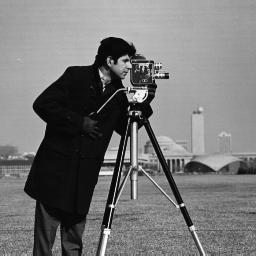
#> input picture Assignment2/image.jpg, 256 x 256 px
$ python KesarShrivastava_2019051_code.py
#> lines starting #> are read from the running program, lines starting #| are printed output that depends on the picture
"""
Name: Kesar Shrivastava
Roll number: 2019051
"""

# Import the necessary libraries
from math import *
from PIL import Image
import numpy as np
from matplotlib import pyplot as plt

# Q3
print()
print("Solution to 3 goes here: ")

# input the path of the image
print()
path = input("Enter the path of the image: ")
#> the answer given: ../image.jpg

# load the image and convert into
# numpy array
img = Image.open(path)
#> img is the input picture: PIL image 256x256 L; min 0, max 255, mean 118.7
img.show(title = "Input Image")
matrix = np.asarray(img)

# Plotting normalised histogram of the input image
gg = np.ndarray.flatten(np.array(matrix))
plt.hist(gg, bins = 256, density = True, label = "Normalised Histogram")
plt.legend()
plt.xlabel("Input Intensity Level")
plt.ylabel("Normalised Value of Occurence")
plt.title("Histogram of Input Image")
plt.show()
#> figure, not shown here; tallest bar 0.0252 high, from x = 13.95 to 14.94

# Plotting cdf for input image
count, bins_count = np.histogram(gg, bins=256)
#> count = 256 values, max 1644 at index 14, min 2 at index 252, mean 256; bins_count = 257 values from 0 to 255
pdf = count / sum(count)
#> pdf = 256 values, max 0.0251 at index 14, min 3.05e-05 at index 252, mean 0.00391
cdf = np.cumsum(pdf)
#> cdf = 256 values from 0.00253 to 1
plt.plot(bins_count[1:], cdf,".g", label="CDF (input)")
plt.xlabel("Input Intensity Level")
plt.ylabel("H(r)")
plt.title("CDF of Input Image")
plt.legend()
plt.show()
#> figure, not shown here; curve peaks at x = 255, y = 1

nk = []
pk = {}
total = 65536
# Iterate for each pixel value
for px_val in range(256):
    indices = np.where(matrix==px_val)
    numOfIndices = np.size(indices)
    numOfIndices = numOfIndices/2
    nk.append(numOfIndices)
    pk[px_val] = numOfIndices/total
#> this loop made 256 passes
#> (indices, numOfIndices) on passes 1 to 3: (166 positions, rows 39 to 226, columns 26 to 189, 166), (54 positions, rows 49 to 203, columns 28 to 166, 54), (58 positions, rows 50 to 252, columns 34 to 175, 58)
#> after the loop, nk has the same summary as count; pk = 256 items

for i in range(1,256):
    pk[i] = pk[i]+pk[i-1]

for i in range(256):
    pk[i] = 255*pk[i]

# print(pk)
for i in range(256):
    pk[i] = round(pk[i])

new_matrix = np.ones((256,256))*-1
# print(pk)

for i in range(256):
    indices = np.where(matrix==i)
    size = np.size(indices)/2
    for j in range(int(size)):
        x = indices[0][j]
        y = indices[1][j]

        new_matrix[x][y] = pk[i]
#> this loop made 256 passes
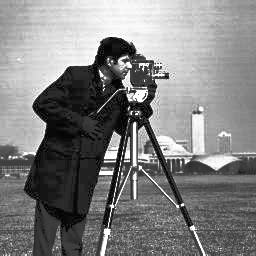
#> new_matrix: shape (256, 256) float64; min 1, max 255, mean 128.7

img_new = Image.fromarray(new_matrix)
img_new.show(title = "Equalized Image")

nk = []
# Iterate for each pixel value
for px_val in range(256):
    indices = np.where(new_matrix==px_val)
    numOfIndices = np.size(indices)
    numOfIndices = numOfIndices/2
    nk.append(numOfIndices)
#> this loop made 256 passes
#> (indices, numOfIndices) on passes 1 to 3: ((empty array, empty array), 0), (360 positions, rows 39 to 252, columns 26 to 190, 360), (242 positions, rows 40 to 250, columns 26 to 190, 242)
#> after the loop, nk = 256 values, max 1644 at index 33, min 0 at index 0, mean 256

# Plotting normalised histogram of equalised image
gg = np.ndarray.flatten(np.array(new_matrix))
plt.hist(gg, bins = 256, density = True, label="Normalised Histogram")
plt.legend()
plt.xlabel("Equalised Image Intensity Level")
plt.ylabel("Normalised Value of Occurence")
plt.title("Higtogram of Equalised Image")
plt.show()
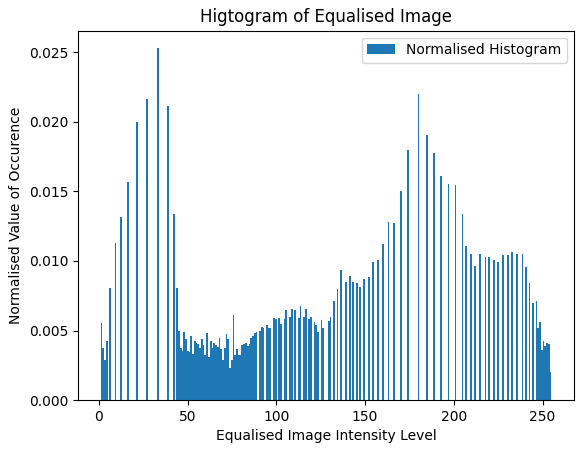
#> figure drawn by matplotlib, 1 panel; tallest bar 0.0253 high, from x = 32.75 to 33.74

# Plotting cdf for output image
count, bins_count = np.histogram(gg, bins=256)
#> count = 256 values, max 1644 at index 32, min 0 at index 4, mean 256; bins_count = 257 values from 1 to 255
pdf = count / sum(count)
#> pdf = 256 values, max 0.0251 at index 32, min 0 at index 4, mean 0.00391
cdf = np.cumsum(pdf)
#> cdf = 256 values from 0.00549 to 1
plt.plot(bins_count[1:], cdf,".g", label="CDF (output)")
plt.legend()
plt.xlabel("Output Intensity Level")
plt.ylabel("G(s)")
plt.title("CDF of Equalised Image")
plt.show()
#> figure, not shown here; curve peaks at x = 255, y = 1

# Q4
print()
print("Solution to 4 goes here: ")

# input the path of the image
print()
path = input("Enter the path of the image: ")
#> the answer given: ../image.jpg

# load the image and convert into
# numpy array
img = Image.open(path)
img.show()

matrix = np.asarray(img)

# Plotting normalised histogram of the input image
gg = np.ndarray.flatten(np.array(matrix))
plt.hist(gg, bins = 256, density = True, label = "Normalised Histogram")
plt.legend()
plt.xlabel("Input Intensity Level")
plt.ylabel("Normalised Value of Occurence")
plt.title("Histogram of Input Image")
plt.show()


# Plotting cdf for input image
count, bins_count = np.histogram(gg, bins=256)
#> count = 256 values, max 1644 at index 14, min 2 at index 252, mean 256; bins_count = 257 values from 0 to 255
pdf = count / sum(count)
#> pdf = 256 values, max 0.0251 at index 14, min 3.05e-05 at index 252, mean 0.00391
cdf = np.cumsum(pdf)
#> cdf = 256 values from 0.00253 to 1
plt.plot(bins_count[1:], cdf,".g", label="CDF (input)")
plt.xlabel("Input Intensity Level")
plt.ylabel("H(r)")
plt.title("CDF of Input Image")
plt.legend()
plt.show()

# matrix = matrix*(1.0)

# gamma transformatin
# c = 255/(max(np.amax(matrix))**(0.5))
max_val = np.amax(matrix)
#> max_val = 255
gamma = 0.5
c = 255/(max_val**gamma)
#> c = 15.97
# print(c)

gamma_matrix = c*(matrix**(0.5))
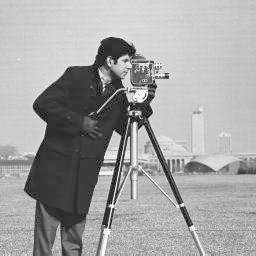
#> gamma_matrix: shape (256, 256) float64; min 0, max 255, mean 163.6

for i in range(256):
    for j in range(256):
        gamma_matrix[i][j] = round(gamma_matrix[i][j])

img_gamma = Image.fromarray(gamma_matrix)
img_gamma.show()

# Plotting normalised histogram of the target image
gg = np.ndarray.flatten(np.array(gamma_matrix))
plt.hist(gg, bins = 256, density = True, label = "Normalised Histogram")
plt.legend()
plt.xlabel("Target Image Intensity Level")
plt.ylabel("Normalised Value of Occurence")
plt.title("Histogram of Target Image")
plt.show()
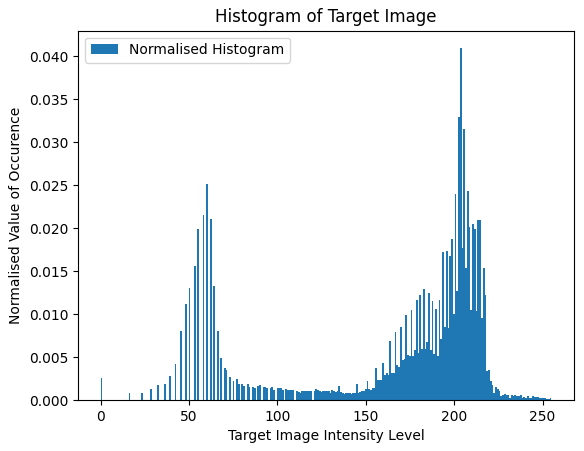
#> figure drawn by matplotlib, 1 panel; tallest bar 0.0409 high, from x = 203.2 to 204.2

# Plotting cdf for target image
count, bins_count = np.histogram(gg, bins=256)
#> count = 256 values, max 2671 at index 204, min 0 at index 1, mean 256
pdf = count / sum(count)
#> pdf = 256 values, max 0.0408 at index 204, min 0 at index 1, mean 0.00391
cdf = np.cumsum(pdf)
plt.plot(bins_count[1:], cdf,".g", label="CDF (target)")
plt.xlabel("Target Image Intensity Level")
plt.ylabel("G(s)")
plt.title("CDF of Target Image")
plt.legend()
plt.show()
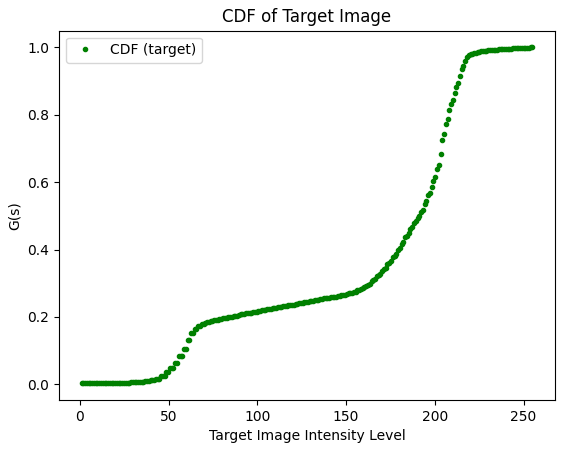
#> figure drawn by matplotlib, 1 panel; curve peaks at x = 255, y = 1

nk_input = []
pk_input = {}
total = 65536

# Iterate for each pixel value
for px_val in range(256):
    indices = np.where(matrix==px_val)
    numOfIndices = np.size(indices)
    numOfIndices = numOfIndices/2
    nk_input.append(numOfIndices)
    pk_input[px_val] = numOfIndices/total
#> after the loop, nk_input = 256 values, max 1644 at index 14, min 2 at index 252, mean 256; pk_input = 256 items

for i in range(1,256):
    pk_input[i] = pk_input[i]+pk_input[i-1]

nk_gamma = []
pk_gamma = {}
total = 65536

# Iterate for each pixel value
for px_val in range(256):
    indices = np.where(gamma_matrix==px_val)
    numOfIndices = np.size(indices)
    numOfIndices = numOfIndices/2
    nk_gamma.append(numOfIndices)
    pk_gamma[px_val] = numOfIndices/total
#> this loop made 256 passes

for i in range(1,256):
    pk_gamma[i] = pk_gamma[i]+pk_gamma[i-1]

mapped_values = {}

# print("pk_gamma: ", pk_gamma)

for px_val in range(256):
    H = pk_input[px_val]
    G = pk_gamma[0]
    mapped_values[px_val] = 0
    diff = abs(H-G)

    for i in range(1,256):
        G = pk_gamma[i]
        if(abs(H-G)<diff):
            diff = abs(H-G)
            mapped_values[px_val] = i

# print(mapped_values)

output_matrix = np.ones((256,256))*-1

for px_val in range(256):
    indices = np.where(matrix==px_val)
    size = np.size(indices)/2
    for i in range(int(size)):
        x = indices[0][i]
        y = indices[1][i]
        output_matrix[x][y] = mapped_values[px_val]

img_new = Image.fromarray(output_matrix)
img_new.show()

# Plotting normalised histogram of the output image
gg = np.ndarray.flatten(np.array(output_matrix))
plt.hist(gg, bins = 256, density = True, label = "Normalised Histogram")
plt.legend()
plt.xlabel("Matched Image Intensity Level")
plt.ylabel("Normalised Value of Occurence")
plt.title("Histogram of Matched Image")
plt.show()
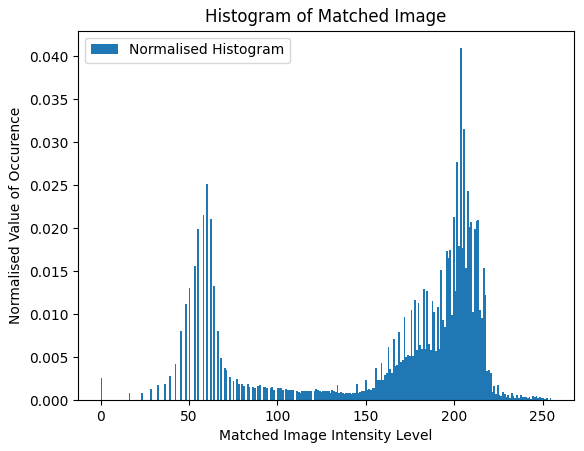
#> figure drawn by matplotlib, 1 panel; tallest bar 0.0409 high, from x = 203.2 to 204.2

# Plotting cdf for matched image
count, bins_count = np.histogram(gg, bins=256)
pdf = count / sum(count)
cdf = np.cumsum(pdf)
plt.plot(bins_count[1:], cdf,".g", label="CDF (matched)")
plt.xlabel("Mathced Image Intensity Level")
plt.ylabel("F(r)")
plt.title("CDF of Matched Image")
plt.legend()
plt.show()
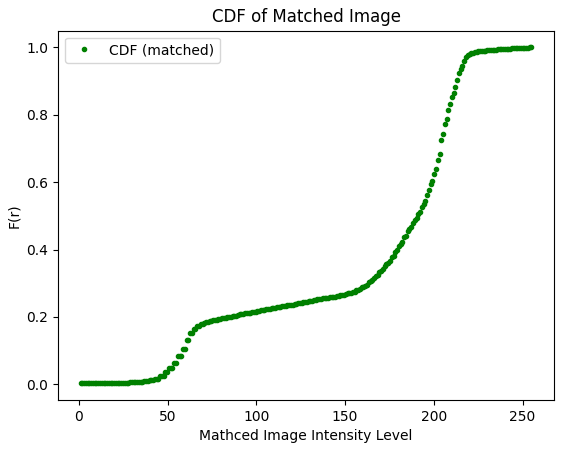
#> figure drawn by matplotlib, 1 panel; curve peaks at x = 255, y = 1

# [19 lines of commented-out code are left out]
print()
print("Solution to 5 goes here: ")
print()

C = 3
R = 3

def reverseColumns(arr):
    for i in range(C):
        j = 0
        k = C-1
        while j < k:
            t = arr[j][i]
            arr[j][i] = arr[k][i]
            arr[k][i] = t
            j += 1
            k -= 1

# Function for transpose of matrix
def transpose(arr):
    for i in range(R):
        for j in range(i, C):
            t = arr[i][j]
            arr[i][j] = arr[j][i]
            arr[j][i] = t

#> (the run stopped early here; a loop or call above may not have finished)
